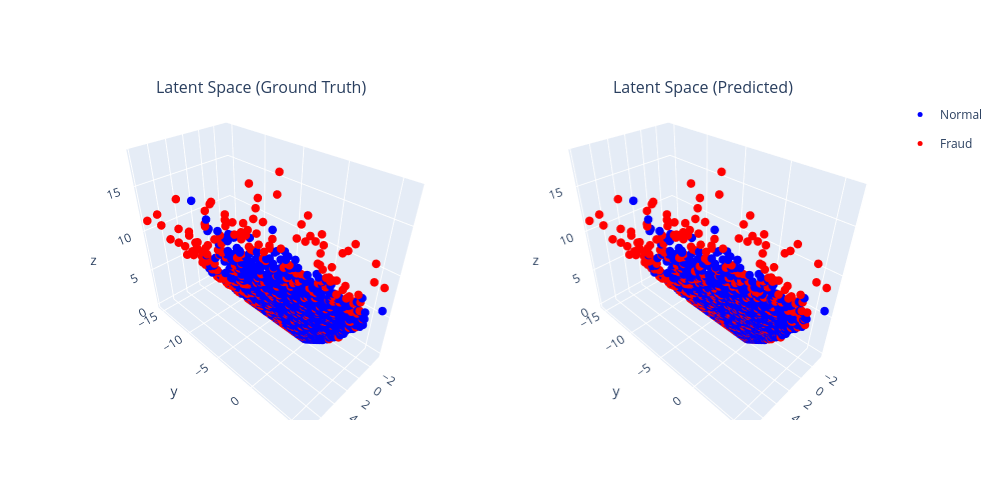

The code cell stored with this chart in its notebook:
### Code cell
plot_latent_space_3d(
    embeddings=embeddings,
    y_test=y_all,
    y_pred=y_pred_all,
    index_df=all_df,        # DataFrame to use for hover info
    hover_col='sales_id'     # column in test_df to display on hover
)

### Figure 1 — Plotly figure (JSON) as saved in the notebook; plotly's stock layout.template omitted (floating-point values rounded to 4 significant figures; data arrays with more than 128 entries replaced by an {"elided": "..."} marker saying what was removed)
{"data": [{"hoverinfo": "text+name", "hovertext": {"elided": "9526 str values"}, "legendgroup": "Normal", "marker": {"color": "blue", "size": 5}, "mode": "markers", "name": "Normal", "scene": "scene", "showlegend": true, "type": "scatter3d", "x": {"elided": "9526 float values"}, "y": {"elided": "9526 float values"}, "z": {"elided": "9526 float values"}}, {"hoverinfo": "text+name", "hovertext": {"elided": "474 str values"}, "legendgroup": "Fraud", "marker": {"color": "red", "size": 5}, "mode": "markers", "name": "Fraud", "scene": "scene", "showlegend": true, "type": "scatter3d", "x": {"elided": "474 float values"}, "y": {"elided": "474 float values"}, "z": {"elided": "474 float values"}}, {"hoverinfo": "text+name", "hovertext": {"elided": "9044 str values"}, "legendgroup": "Normal", "marker": {"color": "blue", "size": 5}, "mode": "markers", "name": "Normal", "scene": "scene2", "showlegend": false, "type": "scatter3d", "x": {"elided": "9044 float values"}, "y": {"elided": "9044 float values"}, "z": {"elided": "9044 float values"}}, {"hoverinfo": "text+name", "hovertext": {"elided": "956 str values"}, "legendgroup": "Fraud", "marker": {"color": "red", "size": 5}, "mode": "markers", "name": "Fraud", "scene": "scene2", "showlegend": false, "type": "scatter3d", "x": {"elided": "956 float values"}, "y": {"elided": "956 float values"}, "z": {"elided": "956 float values"}}], "layout": {"annotations": [{"font": {"size": 16}, "showarrow": false, "text": "Latent Space (Ground Truth)", "x": 0.225, "xanchor": "center", "xref": "paper", "y": 1, "yanchor": "bottom", "yref": "paper"}, {"font": {"size": 16}, "showarrow": false, "text": "Latent Space (Predicted)", "x": 0.775, "xanchor": "center", "xref": "paper", "y": 1, "yanchor": "bottom", "yref": "paper"}], "height": 500, "scene": {"domain": {"x": [0, 0.45], "y": [0, 1]}}, "scene2": {"domain": {"x": [0.55, 1], "y": [0, 1]}}, "width": 1000}}
